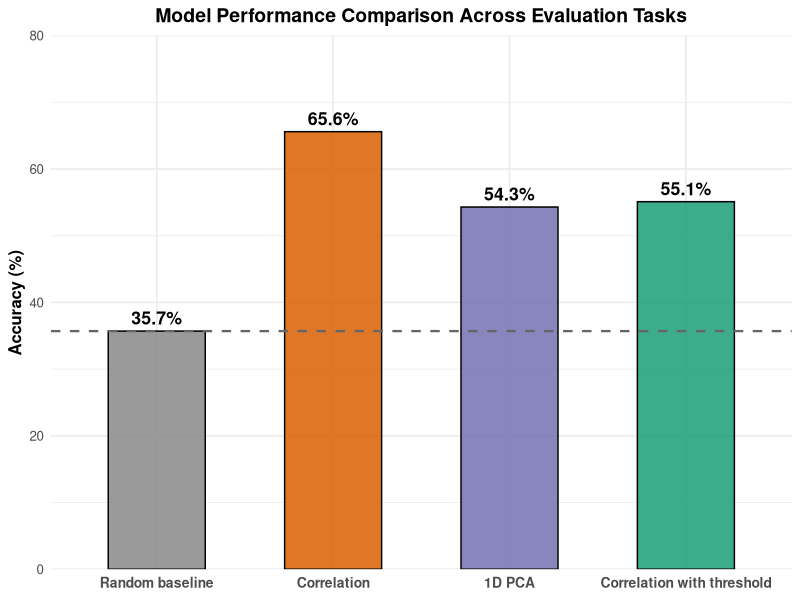
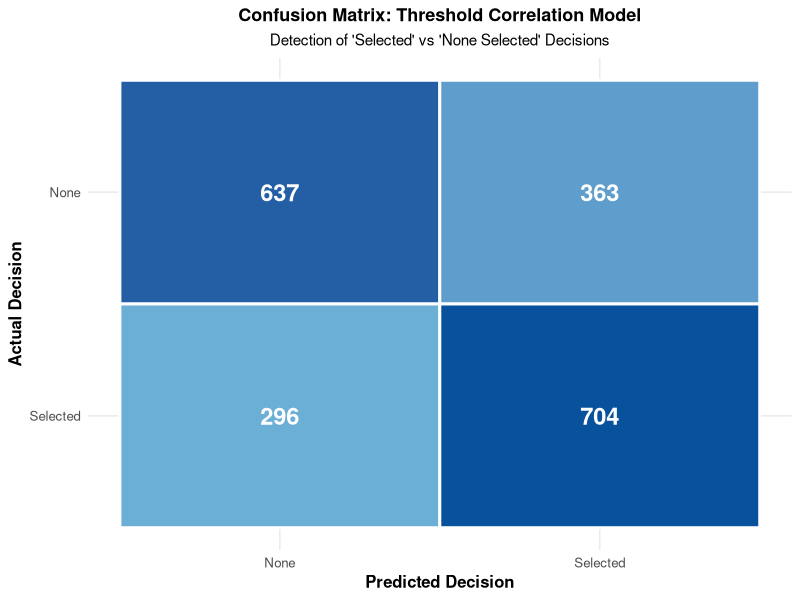

Source code (R) for these figures, in order:
# ==============================================================================
# 03_visualize_results.R
# Purpose: Visualization of Model Comparison and Threshold Performance
# ==============================================================================

library(ggplot2)
library(dplyr)

# ------------------------------------------------------------------------------
# 1. Model Performance Bar Chart
# ------------------------------------------------------------------------------

# Load pre-calculated model comparison summary
model_summary <- read.csv("final_model_comparison.csv")

# Set factor levels for consistent plot ordering
model_summary$Model <- factor(
  model_summary$Model,
  levels = c(
    "Random baseline",
    "Correlation",
    "1D PCA",
    "Correlation with threshold"
  )
)

# Create bar chart
p1 <- ggplot(model_summary, aes(x = Model, y = Accuracy_Percent, fill = Model)) +
  geom_col(width = 0.55, color = "black", alpha = 0.85) +
  geom_hline(
    yintercept = 35.7,
    linetype = "dashed",
    color = "gray40",
    linewidth = 0.8
  ) +
  geom_text(
    aes(label = paste0(Accuracy_Percent, "%")),
    vjust = -0.5,
    fontface = "bold",
    size = 4.5
  ) +
  scale_fill_manual(
    values = c("#888888", "#D95F02", "#7570B3", "#1B9E77")
  ) +
  scale_y_continuous(limits = c(0, 80), expand = c(0, 0)) +
  labs(
    title = "Model Performance Comparison Across Evaluation Tasks",
    y = "Accuracy (%)",
    x = NULL
  ) +
  theme_minimal(base_size = 12) +
  theme(
    legend.position = "none",
    plot.title = element_text(face = "bold", size = 14, hjust = 0.5),
    axis.text.x = element_text(face = "bold", size = 10),
    axis.title.y = element_text(face = "bold")
  )

# Save high-resolution bar chart
ggsave(
  "model_comparison_plot.png",
  plot = p1,
  width = 8,
  height = 5,
  dpi = 300
)

# ------------------------------------------------------------------------------
# 2. Confusion Matrix Heatmap (Threshold Correlation Model)
# ------------------------------------------------------------------------------

# Construct confusion matrix dataset
confusion_data <- data.frame(
  Actual = factor(
    c("None", "None", "Selected", "Selected"),
    levels = c("Selected", "None")
  ),
  Predicted = factor(
    c("None", "Selected", "None", "Selected"),
    levels = c("None", "Selected")
  ),
  Count = c(637, 363, 296, 704)
)

# Create heatmap visualization
p2 <- ggplot(confusion_data, aes(x = Predicted, y = Actual, fill = Count)) +
  geom_tile(color = "white", linewidth = 1) +
  geom_text(aes(label = Count), fontface = "bold", color = "white", size = 6) +
  scale_fill_gradient(low = "#6BAED6", high = "#08519C") +
  labs(
    title = "Confusion Matrix: Threshold Correlation Model",
    subtitle = "Detection of 'Selected' vs 'None Selected' Decisions",
    x = "Predicted Decision",
    y = "Actual Decision"
  ) +
  theme_minimal(base_size = 12) +
  theme(
    legend.position = "none",
    plot.title = element_text(face = "bold", size = 13, hjust = 0.5),
    plot.subtitle = element_text(hjust = 0.5, size = 11),
    axis.title = element_text(face = "bold")
  )

# Save high-resolution heatmap
ggsave(
  "confusion_matrix_plot.png",
  plot = p2,
  width = 6,
  height = 5,
  dpi = 300
)

cat("Visualizations saved successfully as PNG files!\n")
